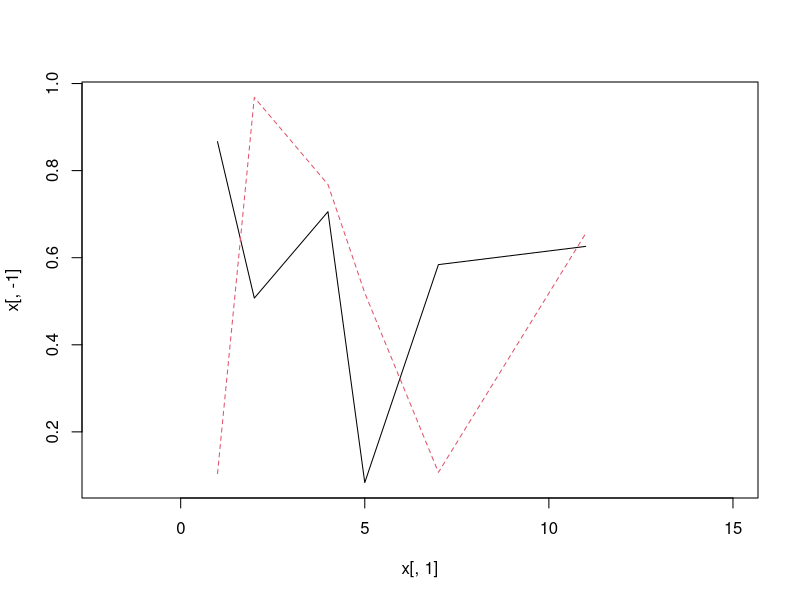

Generate this figure with R: (Note: this script raises an error after producing the figure.)
x <- data.frame(time = c(1,2,4,5,7,11),
              y1 = runif(6),
              y2 = runif(6)
)


matplot(x[,1], x[,-1], type="l", xlim=c(-2,15))

approxTime1(x, 14)

x
approxTime1(x, 2.5, rule=2)